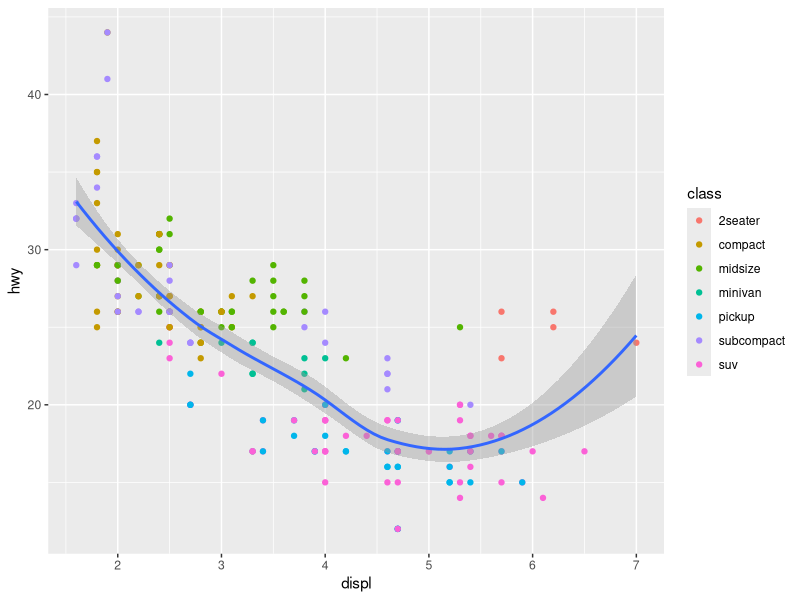
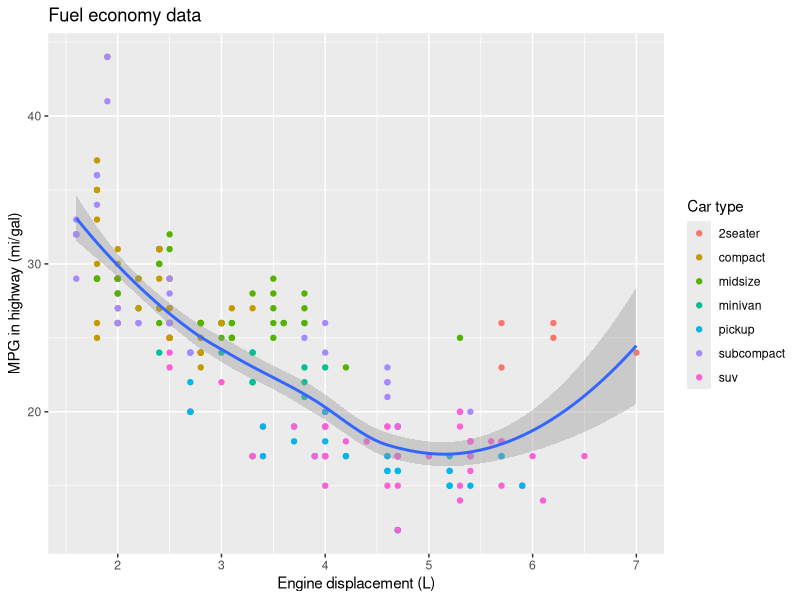
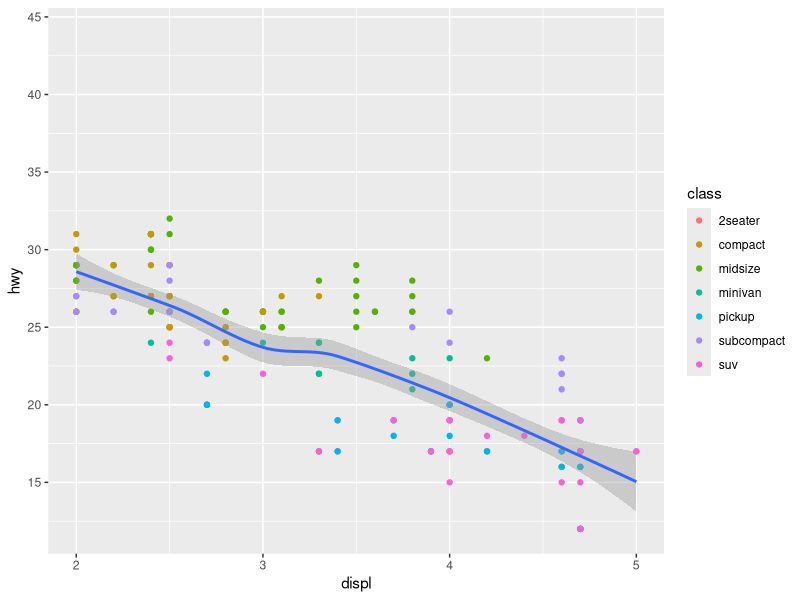
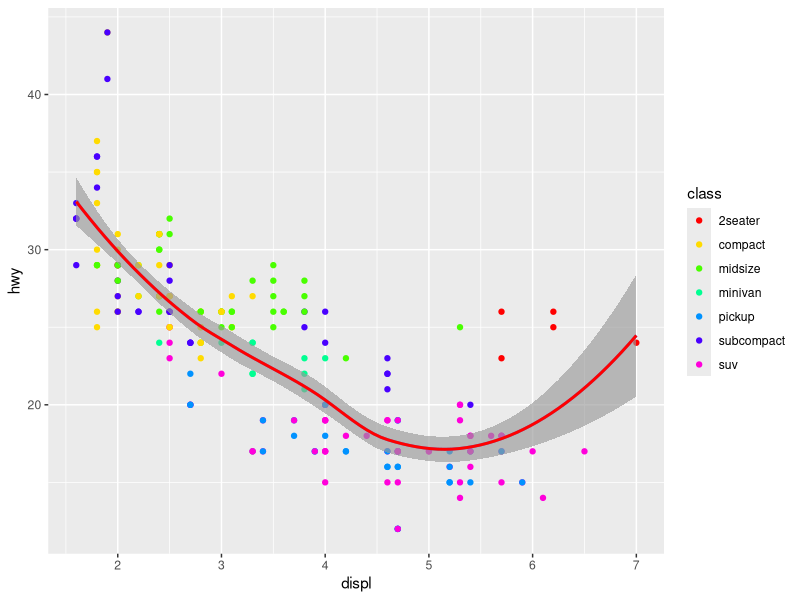

Recreate these plots in R, in order.
## ---- chunk 1
library(tidyverse) # or: library(ggplot2)
## ---- chunk 2
mpg
## ---- chunk 3
ggplot(data = mpg, aes(x = displ, y = hwy))+
  geom_point(aes(colour = class)) + 
  geom_smooth() 
## ---- chunk 4
gp_Default <- ggplot(data = mpg, aes(x = displ, y = hwy))+
  geom_point(aes(colour = class)) + 
  geom_smooth() 
## ---- chunk 5
gp_Default +
  labs(x = "Engine displacement (L)", 
       y = "MPG in highway (mi/gal)", 
       colour = "Car type",
       title = "Fuel economy data")
## ---- chunk 6
gp_Default +
  scale_x_continuous(limits = c(2, 5)) +
  scale_y_continuous(breaks = seq(15, 45, 5)) 

## ---- chunk 7
gp_Default +
  geom_smooth(color = "red") +
  scale_color_manual(values = rainbow(7))
